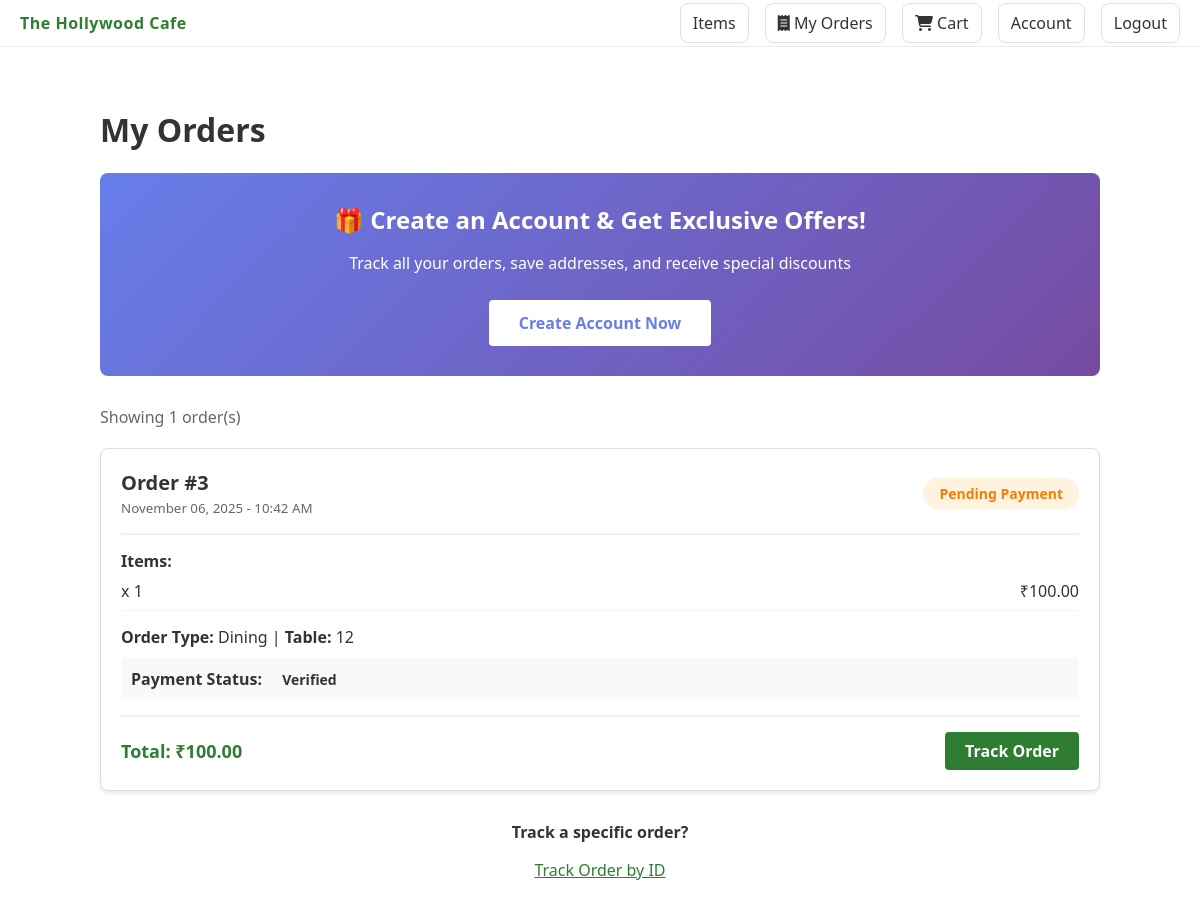
Page /my-orders/ (signed in) on the committed database.
### cafe/models.py (models this page shows, shortened)
class TimeStampedModel(models.Model):
    created_at = models.DateTimeField(auto_now_add=True)
    updated_at = models.DateTimeField(auto_now=True)
    class Meta:
        abstract = True

class Order(TimeStampedModel):
    ORDER_TYPE_CHOICES = (
        ('DINING', 'Dining'),
        ('DELIVERY', 'Delivery'),
    )
    STATUS_CHOICES = (
        ('PENDING_PAYMENT', 'Pending Payment'),
        ('PAID', 'Paid'),
        ('PREPARING', 'Preparing'),
        ('READY_FOR_DELIVERY', 'Ready for Delivery'),
        ('OUT_FOR_DELIVERY', 'Out for Delivery'),
        ('COMPLETED', 'Completed'),
        ('CANCELED', 'Canceled'),
        ('REJECTED', 'Rejected'),
    )
    customer = models.ForeignKey(Customer, on_delete=models.SET_NULL, null=True, related_name='orders')
    order_type = models.CharField(max_length=20, choices=ORDER_TYPE_CHOICES)
    table_no = models.CharField(max_length=20, blank=True)  # only for dining
    delivery_address = models.ForeignKey(Address, on_delete=models.SET_NULL, null=True, blank=True)
    total_amount = models.DecimalField(max_digits=12, decimal_places=2)
    status = models.CharField(max_length=20, choices=STATUS_CHOICES, default='PENDING_PAYMENT')
    sent_to_chef_at = models.DateTimeField(null=True, blank=True)
    preparing_started_at = models.DateTimeField(null=True, blank=True)
    ready_at = models.DateTimeField(null=True, blank=True)
    completed_at = models.DateTimeField(null=True, blank=True)
    class Meta:
        ordering = ['-created_at']

class OrderItem(models.Model):
    order = models.ForeignKey(Order, on_delete=models.CASCADE, related_name='items')
    item = models.ForeignKey(Item, on_delete=models.SET_NULL, null=True)
    quantity = models.PositiveIntegerField()
    unit_price = models.DecimalField(max_digits=10, decimal_places=2)
    @property
    def subtotal(self):
        return self.quantity * self.unit_price

class Payment(TimeStampedModel):
    STATUS_CHOICES = (
        ('PENDING', 'Pending'),
        ('VERIFIED', 'Verified'),
        ('FAILED', 'Failed'),
    )
    order = models.OneToOneField('Order', on_delete=models.CASCADE, related_name='payment')
    amount = models.DecimalField(max_digits=12, decimal_places=2)
    reference = models.CharField(max_length=100, blank=True)
    status = models.CharField(max_length=20, choices=STATUS_CHOICES, default='PENDING')
    verified_at = models.DateTimeField(blank=True, null=True)

### cafe/views.py (the view)
# urls.py: path('my-orders/', views.my_orders_view, name='my_orders'),
def my_orders_view(request):
    cart = get_or_create_cart(request)
    customer = cart.customer
    orders = []
    if customer:
        orders = customer.orders.all().prefetch_related('items__item', 'payment').order_by('-created_at')
    context = {
        'customer': customer,
        'orders': orders,
    }
    return render(request, 'cafe/my_orders.html', context)

### cafe/context_processors.py (called while the page is built)
def cart_context(request):
    try:
        cart = get_or_create_cart(request)
        count = sum(ci.quantity for ci in cart.items.all())
        total = sum(ci.subtotal for ci in cart.items.all())
    except Exception:
        count = 0
        total = 0
    return {
        'cart_count': count,
        'cart_total': total,
    }

### cafe/utils.py (called while the page is built)
def get_or_create_cart(request):
    if not request.session.session_key:
        request.session.save()
    session_key = request.session.session_key
    cart = Cart.objects.filter(session_key=session_key, status='OPEN').first()
    if request.user.is_authenticated and hasattr(request.user, 'customer_profile'):
        customer = request.user.customer_profile
        if cart:
            cart.customer = customer
            cart.save()
        else:
            cart = Cart.objects.filter(customer=customer, status='OPEN').first()
            if not cart:
                cart = Cart.objects.create(session_key=session_key, customer=customer, status='OPEN')
    elif not cart:
        cart = Cart.objects.create(session_key=session_key, status='OPEN')
    return cart

### cafe/templates/cafe/my_orders.html (shortened to what this page needs)
{% extends 'base.html' %}
{% block content %}
<div class="orders-container">
  <h1>My Orders</h1>
  {% if not customer or not customer.user or not customer.user.has_usable_password %}
    <div class="create-account-banner">
      <h2>🎁 Create an Account & Get Exclusive Offers!</h2>
      <p>Track all your orders, save addresses, and receive special discounts</p>
      <a href="{% url 'set_password' %}" class="create-account-btn">Create Account Now</a>
    </div>
  {% endif %}
  {% if orders %}
    <p style="margin-bottom: 20px; color: #666;">Showing {{ orders|length }} order(s)</p>
    {% for order in orders %}
      <div class="order-card">
        <div class="order-header">
          <div>
            <div class="order-id">Order #{{ order.id }}</div>
            <small style="color: #666;">{{ order.created_at|date:"F d, Y - g:i A" }}</small>
          </div>
          <div class="order-status status-{{ order.status }}">
            {{ order.get_status_display }}
          </div>
        </div>
        <div class="order-items">
          <strong>Items:</strong>
          {% for item in order.items.all %}
            <div class="order-item">
              <span>{{ item.item.name }} x {{ item.quantity }}</span>
              <span>₹{{ item.subtotal|floatformat:2 }}</span>
            </div>
          {% endfor %}
        </div>
        <div style="margin: 10px 0;">
          <strong>Order Type:</strong> {{ order.get_order_type_display }}
          {% if order.table_no %}
            | <strong>Table:</strong> {{ order.table_no }}
          {% endif %}
        </div>
        {% if order.payment %}
          <div style="margin: 10px 0; padding: 10px; background: #f9f9f9; border-radius: 4px;">
            <strong>Payment Status:</strong>
            <span class="order-status status-{{ order.payment.status }}">
              {{ order.payment.get_status_display }}
            </span>
          </div>
        {% endif %}
        <div class="order-footer">
          <div class="order-total">
            Total: ₹{{ order.total_amount|floatformat:2 }}
          </div>
          <a href="{% url 'track_order_detail' order.id %}" class="track-btn">Track Order</a>
        </div>
      </div>
    {% endfor %}
  {% endif %}
  <div style="margin-top: 30px; text-align: center;">
    <p><strong>Track a specific order?</strong></p>
    <a href="{% url 'track_order' %}" style="color: #2e7d32;">Track Order by ID</a>
  </div>
</div>
{% endblock %}

### cafemanagementsystem/static/css/styles.css (style rules this page uses)
:root { --primary: #2e7d32; --accent: #ff7043; --bg: #ffffff; --text: #333333; }
body { font-family: system-ui, -apple-system, Segoe UI, Roboto, "Helvetica Neue", Arial, "Noto Sans", "Apple Color Emoji", "Segoe UI Emoji"; color: var(--text); background: var(--bg); margin: 0; }

### cafe/templates/cafe/my_orders.html (style rules this page uses)
.orders-container { max-width: 1000px; margin: 0 auto; padding: 20px; }
.order-card { background: white; border: 1px solid #ddd; border-radius: 8px; padding: 20px; margin-bottom: 20px; box-shadow: 0 2px 4px rgba(0,0,0,0.1); }
.order-header { display: flex; justify-content: space-between; align-items: center; border-bottom: 2px solid #f0f0f0; padding-bottom: 15px; margin-bottom: 15px; }
.order-id { font-size: 20px; font-weight: bold; color: #333; }
.order-status { padding: 6px 16px; border-radius: 20px; font-weight: bold; font-size: 14px; }
.status-PENDING_PAYMENT { background: #fff3e0; color: #f57c00; }
.order-items { margin: 15px 0; }
.order-item { display: flex; justify-content: space-between; padding: 8px 0; border-bottom: 1px solid #f5f5f5; }
.order-footer { display: flex; justify-content: space-between; align-items: center; margin-top: 15px; padding-top: 15px; border-top: 2px solid #f0f0f0; }
.order-total { font-size: 18px; font-weight: bold; color: #2e7d32; }
.track-btn { background: #2e7d32; color: white; padding: 8px 20px; border-radius: 4px; text-decoration: none; font-weight: bold; transition: all 0.3s; }
.create-account-banner { background: linear-gradient(135deg, #667eea 0%, #764ba2 100%); color: white; padding: 30px; border-radius: 8px; margin-bottom: 30px; text-align: center; }
.create-account-banner h2 { margin: 0 0 15px 0; }
.create-account-btn { background: white; color: #667eea; padding: 12px 30px; border-radius: 4px; text-decoration: none; font-weight: bold; display: inline-block; margin-top: 10px; transition: all 0.3s; }

### rows in the picture
Order: id "3", created_at "November 06, 2025 - 10:42 AM", status "Pending Payment", order_type "Dining", table_no "12", payment.status "Verified", total_amount "100.00"
OrderItem: quantity "1", subtotal "100.00"

### other values in the picture
{{ orders|length }} "1"
